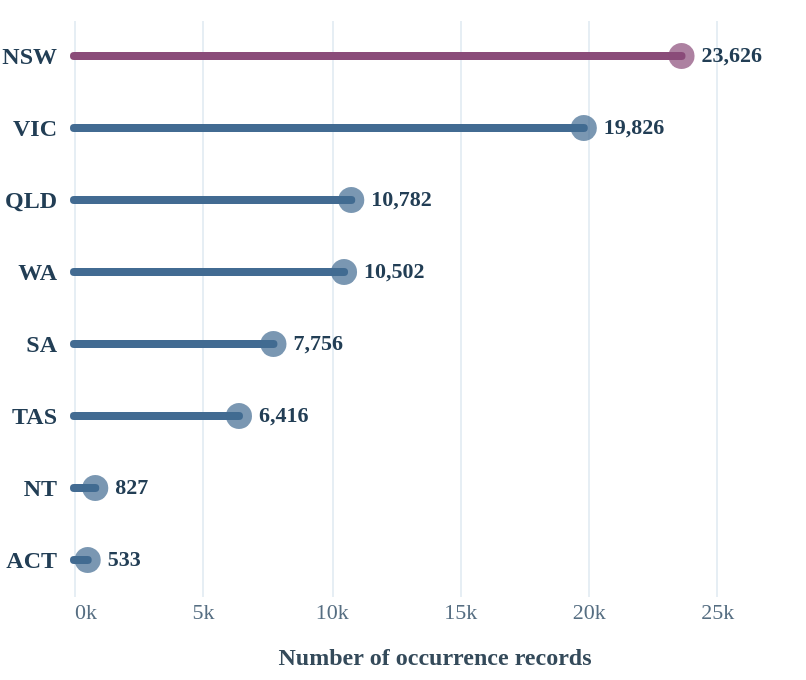

Vega-Lite specification stored for this chart:
### Vega-Lite specification from a JSON file in a GitHub repository (floating-point values rounded to 4 significant figures)
{"$schema": "https://vega.github.io/schema/vega-lite/v5.json", "description": "A horizontal lollipop plot with a line from zero to each value and a circle at the endpoint. Bird observations by state, April 2025.", "data": {"values": [{"state": "New South Wales", "abbr": "NSW", "records": 23626, "species": 344, "species_at_500": 154.6}, {"state": "Victoria", "abbr": "VIC", "records": 19826, "species": 272, "species_at_500": 129.9}, {"state": "Queensland", "abbr": "QLD", "records": 10782, "species": 359, "species_at_500": 169.6}, {"state": "Western Australia", "abbr": "WA", "records": 10502, "species": 236, "species_at_500": 118.5}, {"state": "South Australia", "abbr": "SA", "records": 7756, "species": 265, "species_at_500": 140.8}, {"state": "Tasmania", "abbr": "TAS", "records": 6416, "species": 141, "species_at_500": 88.1}, {"state": "Northern Territory", "abbr": "NT", "records": 827, "species": 89, "species_at_500": 76.7}, {"state": "Australian Capital Territory", "abbr": "ACT", "records": 533, "species": 96, "species_at_500": 93.6}]}, "width": 360, "height": 288, "padding": {"left": 0, "top": 10, "right": 6, "bottom": 6}, "encoding": {"y": {"field": "abbr", "type": "nominal", "sort": ["NSW", "VIC", "QLD", "WA", "SA", "TAS", "NT", "ACT"], "scale": {"paddingInner": 0.3, "paddingOuter": 0.15}, "axis": {"title": null, "domain": false, "ticks": false, "labelPadding": 9, "labelFont": "DM Sans", "labelFontSize": 12, "labelFontWeight": "bold", "labelColor": "#223E55"}}, "x": {"field": "records", "type": "quantitative", "scale": {"domain": [0, 28000], "nice": false}, "axis": {"title": "Number of occurrence records", "titleFont": "DM Sans", "titleFontSize": 12, "titleColor": "#344A5A", "titlePadding": 12, "labelFont": "DM Sans", "labelFontSize": 11, "labelColor": "#566E82", "values": [0, 5000, 10000, 15000, 20000, 25000], "format": "~s", "grid": true, "gridColor": "#E6EEF4", "domain": false, "ticks": false}}, "tooltip": [{"field": "state", "type": "nominal", "title": "State or territory"}, {"field": "records", "type": "quantitative", "title": "Bird records", "format": ","}, {"field": "species", "type": "quantitative", "title": "Total species"}, {"field": "species_at_500", "type": "quantitative", "title": "Species per 500 records", "format": ".1f"}]}, "layer": [{"mark": {"type": "rule", "strokeWidth": 4, "strokeCap": "round"}, "encoding": {"x": {"datum": 0}, "x2": {"field": "records"}, "color": {"condition": [{"test": "datum.abbr === 'NSW'", "value": "#8A4C79"}], "value": "#426B92"}}}, {"mark": {"type": "circle", "size": 170, "filled": true}, "encoding": {"color": {"condition": [{"test": "datum.abbr === 'NSW'", "value": "#8A4C79"}], "value": "#426B92"}}}, {"mark": {"type": "text", "align": "left", "baseline": "middle", "dx": 10, "font": "DM Sans", "fontSize": 11, "fontWeight": "bold", "color": "#223E55"}, "encoding": {"text": {"field": "records", "type": "quantitative", "format": ","}}}], "config": {"view": {"stroke": null}, "axis": {"labelLimit": 100}}}
